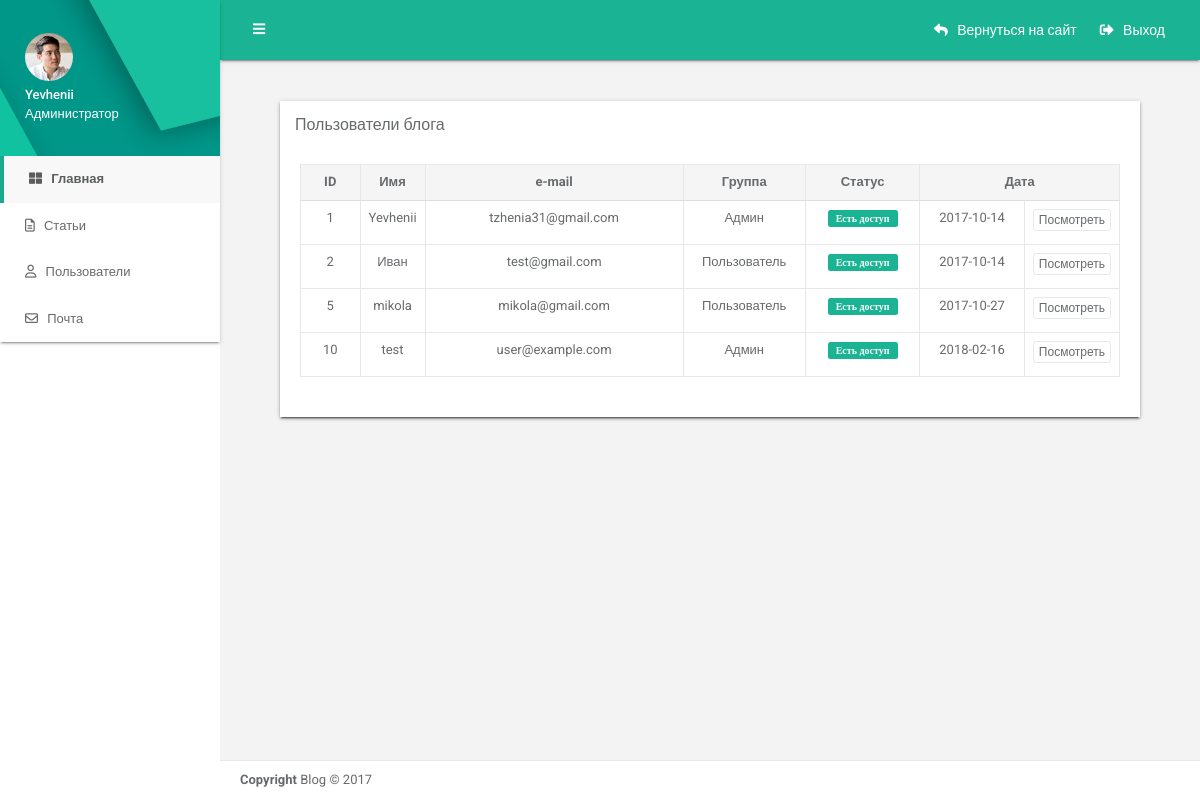
The app's page /admin/user-list.php (signed in) with its own data.
### tables this page shows
CREATE TABLE `user` (
  `id` int(11) NOT NULL,
  `name` char(50) NOT NULL,
  `email` char(50) NOT NULL,
  `pass` char(250) NOT NULL,
  `userGroup` tinyint(10) NOT NULL,
  `status` tinyint(1) NOT NULL,
  `photo` char(50) NOT NULL,
  `regDate` date NOT NULL
);

### src/function.php (called while the page is built, shortened)
<?php
function mysqliquery($query){
	$host = '000';
	$database = '000';
	$user = '000';
	$password = '000';
	$link = mysqli_connect($host, $user, $password, $database)
	or die("Ошибка " . mysqli_error($link));
	mysqli_query($link, "SET NAMES 'utf8' COLLATE 'utf8_general_ci'");
	mysqli_query($link, "SET CHARACTER SET 'utf8'");
	$result = mysqli_query($link, $query) or die("Ошибка " . mysqli_error($link));
	return $result;
}
function getAllValue($table){
	$query = "SELECT *  FROM `" . $table . "`";
	$result = mysqliquery($query);
	return $result;
}

### src/admin/user-list.php (the view)
<?php
include_once "block_header.php";
$result = getAllValue("user");
?>
	<div class="wrapper wrapper-content animated fadeIn">
		<div class="p-w-md m-t-sm">
			<div class="row">
				<div class="col-lg-12">
					<div class="ibox">
						<div class="ibox float-e-margins">
							<div class="ibox-title">
								<h5>Пользователи блога</h5>
							</div>
							<div class="ibox-content">
								<table class="table table-bordered text-center">
									<thead>
									<tr>
										<th class="text-center" style="width:70px;">ID</th>
										<th class="text-center">Имя</th>
										<th class="text-center" style="width:300px;">e-mail</th>
										<th class="text-center" style="width:130px;">Группа</th>
										<th class="text-center" style="width:100px;">Статус</th>
										<th class="text-center" colspan="2">Дата</th>
									</tr>
									</thead>
									<tbody>
									<?php
									while($row = mysqli_fetch_assoc($result)) {
										echo "<tr>";
										echo ("<td class='text-center'>" . $row['id'] . "</td>") ;
										echo ("<td>" . $row['name'] . "</td>") ;
										echo ("<td>" . $row['email'] . "</td>") ;
										if ($row['userGroup'] == 10){
											echo ("<td class='text-center'> Админ </td>") ;
										}
										else{
											echo ("<td class='text-center'> Пользователь </td>") ;
										}
										if ($row['status'] == 1){
											echo ("<td style='width:125px;' class='text-center'><span class='label label-primary'> Есть доступ </span></td>") ;
										}
										else{
											echo ("<td style='width:125px;' class='text-center'><span class='label label-danger'> Заблокирован </span></td>") ;
										}
										echo ("<td style='width:125px;'>" . $row['regDate'] . "</td>") ;
										echo ("<td><a class='btn-white btn btn-xs' href='user.php?id=" . $row['id'] . "'>Посмотреть</a></td>") ;
										echo "</tr>";
									}
									?>
									</tbody>
								</table>
							</div>
						</div>
					</div>
				</div>
			</div>
		</div>
	</div>
<?php
include_once "block_footer.php"
?>

### records on screen
user: id "1", name "Yevhenii", email "tzhenia31@gmail.com", userGroup "Админ", status "Есть доступ", regDate "2017-10-14"
user: id "2", name "Иван", email "test@gmail.com", userGroup "Пользователь", status "Есть доступ", regDate "2017-10-14"
user: id "5", name "mikola", email "mikola@gmail.com", userGroup "Пользователь", status "Есть доступ", regDate "2017-10-27"
user: id "10", name "test", email "user@example.com", userGroup "Админ", status "Есть доступ", regDate "2018-02-16"

### other values on screen
$_SESSION['name'] "Yevhenii"
